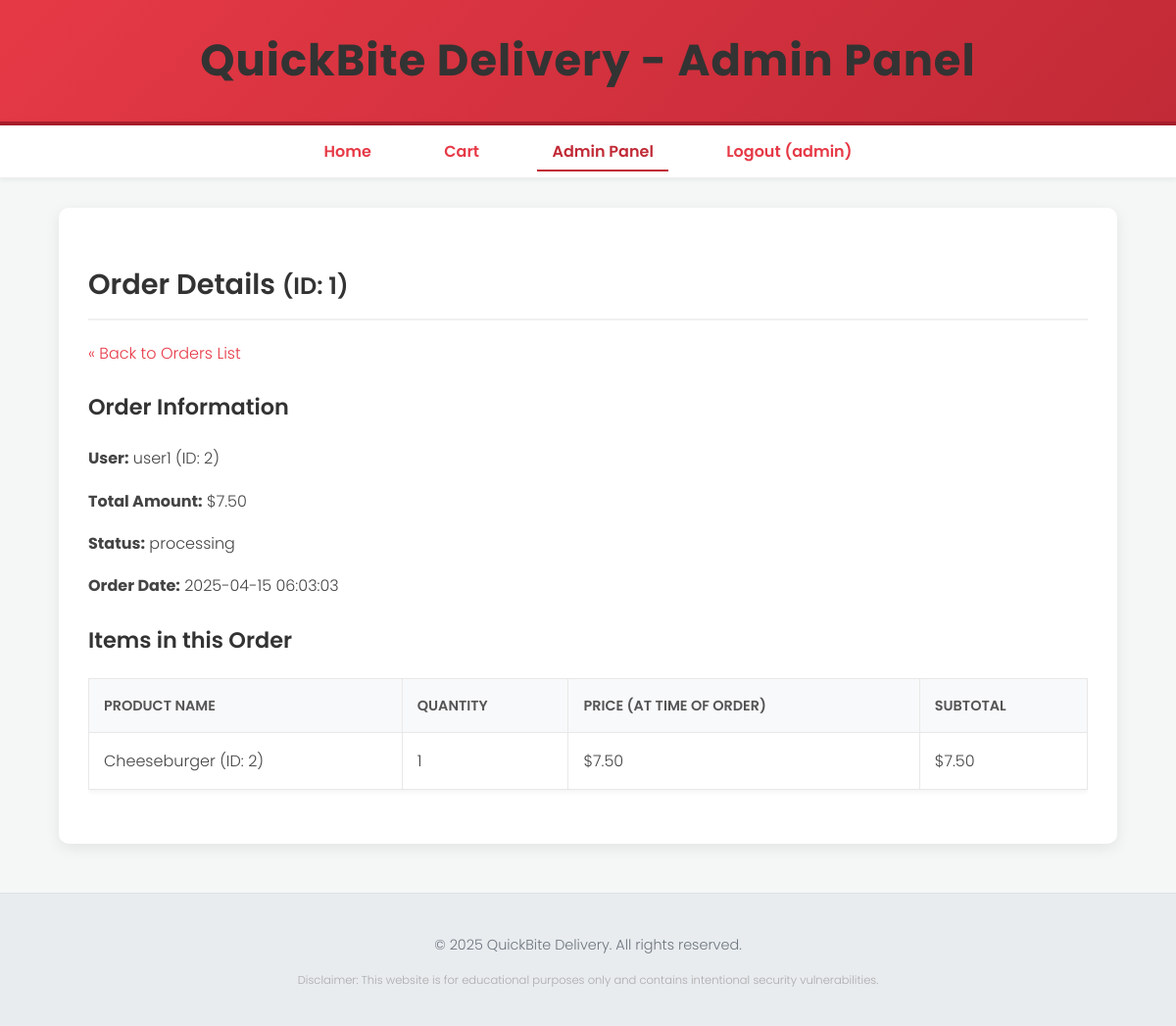
The app's page /admin_order_details.php?order_id=1 (signed in) with its own data.
### tables this page shows
CREATE TABLE orders (
        id INTEGER PRIMARY KEY AUTOINCREMENT,
        user_id INTEGER,
        total_amount REAL NOT NULL,
        status TEXT DEFAULT 'pending',
        order_date TIMESTAMP DEFAULT CURRENT_TIMESTAMP,
        FOREIGN KEY (user_id) REFERENCES users(id)
    );

CREATE TABLE users (
        id INTEGER PRIMARY KEY AUTOINCREMENT,
        username TEXT UNIQUE NOT NULL,
        password TEXT NOT NULL,
        role TEXT DEFAULT 'user' NOT NULL
    );

CREATE TABLE order_items (
        id INTEGER PRIMARY KEY AUTOINCREMENT,
        order_id INTEGER,
        product_id INTEGER,
        quantity INTEGER,
        price REAL,
        FOREIGN KEY (order_id) REFERENCES orders(id),
        FOREIGN KEY (product_id) REFERENCES products(id)
    );

CREATE TABLE products (
        id INTEGER PRIMARY KEY AUTOINCREMENT,
        name TEXT NOT NULL,
        description TEXT,
        price REAL NOT NULL,
        image TEXT
    );

### admin_order_details.php (the view, shortened to what this page needs)
<?php
require_once 'includes/db.php';
$error_message = '';
$order_id = $_GET['order_id'] ?? null;
try {
    $order_stmt = $db->prepare("SELECT o.*, u.username FROM orders o JOIN users u ON o.user_id = u.id WHERE o.id = ?");
    $order_stmt->execute([$order_id]);
    $order = $order_stmt->fetch(PDO::FETCH_ASSOC);
    $items_stmt = $db->prepare("
        SELECT oi.*, p.name as product_name
        FROM order_items oi
        JOIN products p ON oi.product_id = p.id
        WHERE oi.order_id = ?
    ");
    $items_stmt->execute([$order_id]);
    $order_items = $items_stmt->fetchAll(PDO::FETCH_ASSOC);
} catch (PDOException $e) {
    $error_message = "Error fetching order details: " . $e->getMessage();
    $order = null;
    $order_items = [];
}
?>
<!DOCTYPE html>
<html lang="en">
<head>
    <link rel="stylesheet" href="css/style.css">
</head>
<body>
    <header>
        <h1>QuickBite Delivery - Admin Panel</h1>
    </header>
    <nav>
        <ul>
            <li><a href="index.php">Home</a></li>
            <li><a href="cart.php">Cart</a></li>
            <li><a href="admin.php" class="active">Admin Panel</a></li>
            <li><a href="logout.php">Logout (<?php echo htmlspecialchars($_SESSION['username']); ?>)</a></li>
        </ul>
    </nav>
    <div class="container">
        <h2>Order Details <small>(ID: <?php echo htmlspecialchars($order_id); ?>)</small></h2>
        <p><a href="admin.php">&laquo; Back to Orders List</a></p>
        <?php if ($order): ?>
            <h3>Order Information</h3>
            <p><strong>User:</strong> <?php echo htmlspecialchars($order['username']); ?> (ID: <?php echo $order['user_id']; ?>)</p>
            <p><strong>Total Amount:</strong> $<?php echo number_format($order['total_amount'], 2); ?></p>
            <p><strong>Status:</strong> <?php echo htmlspecialchars($order['status']); ?></p>
            <p><strong>Order Date:</strong> <?php echo htmlspecialchars($order['order_date']); ?></p>
            <h3>Items in this Order</h3>
            <?php if (empty($order_items)): ?>
                <p>No items found for this order (this might indicate an error).</p>
            <?php else: ?>
                <div class="table-responsive">
                    <table>
                        <thead>
                            <tr>
                                <th>Product Name</th>
                                <th>Quantity</th>
                                <th>Price (at time of order)</th>
                                <th>Subtotal</th>
                            </tr>
                        </thead>
                        <tbody>
                            <?php foreach ($order_items as $item): ?>
                                <tr>
                                    <td><?php echo htmlspecialchars($item['product_name']); ?> (ID: <?php echo $item['product_id']; ?>)</td>
                                    <td><?php echo htmlspecialchars($item['quantity']); ?></td>
                                    <td>$<?php echo number_format($item['price'], 2); ?></td>
                                    <td>$<?php echo number_format($item['price'] * $item['quantity'], 2); ?></td>
                                </tr>
                            <?php endforeach; ?>
                        </tbody>
                    </table>
                </div>
            <?php endif; ?>
         <?php elseif(!$error_message): ?>
             <p>Order not found.</p>
        <?php endif; ?>
    </div>
    <footer>
        <p>&copy; <?php echo date('Y'); ?> QuickBite Delivery. All rights reserved.</p>
         <p style="font-size: 0.8em; color: #aaa;">Disclaimer: This website is for educational purposes only and contains intentional security vulnerabilities.</p>
    </footer>
</body>
</html>

### css/style.css (style rules this page uses)
body { font-family: 'Poppins', sans-serif; margin: 0; padding: 0; background-color: #f4f7f6; color: #444; line-height: 1.7; font-weight: 300; }
.container { width: 85%; max-width: 1200px; margin: 30px auto; padding: 30px; background-color: #fff; box-shadow: 0 4px 15px rgba(0, 0, 0, 0.08); border-radius: 10px; }
header { background: linear-gradient(135deg, #e63946, #c12a36); color: #fff; padding: 1.5rem 0; text-align: center; margin-bottom: 0; border-bottom: 4px solid #a71d2a; }
header h1 { margin: 0; font-size: 2.8em; font-weight: 700; letter-spacing: 1px; }
nav { background-color: #fff; padding: 0.8rem 0; text-align: center; margin-bottom: 30px; box-shadow: 0 2px 5px rgba(0,0,0,0.05); border-bottom: 1px solid #eee; }
nav ul { list-style: none; padding: 0; margin: 0; }
nav ul li { display: inline-block; margin: 0 20px; }
nav ul li a { color: #e63946; text-decoration: none; font-weight: 600; padding: 8px 15px; transition: all 0.3s ease; border-radius: 5px; position: relative; }
nav ul li a::after { content: ''; position: absolute; width: 0; height: 2px; display: block; margin-top: 5px; right: 0; background: #e63946; transition: width 0.3s ease; -webkit-transition: width 0.3s ease; }
nav ul li a:hover::after, nav ul li a.active::after { width: 100%; left: 0; background-color: #c12a36; }
nav ul li a:hover, nav ul li a.active { color: #c12a36; }
h1, h2, h3 { color: #333; margin-bottom: 20px; font-weight: 600; }
h2 { font-size: 1.8em; border-bottom: 2px solid #f0f0f0; padding-bottom: 10px; }
h3 { font-size: 1.4em; }
a { color: #e63946; text-decoration: none; transition: color 0.3s ease; }
table { width: 100%; border-collapse: collapse; margin-bottom: 25px; background-color: #fff; box-shadow: 0 2px 5px rgba(0,0,0,0.05); }
table th, table td { border: 1px solid #e8e8e8; padding: 15px; text-align: left; vertical-align: middle; }
table th { background-color: #f8f9fa; font-weight: 600; color: #555; font-size: 0.9em; text-transform: uppercase; }
footer { text-align: center; margin-top: 50px; padding: 25px; background-color: #e9ecef; color: #6c757d; font-size: 0.9em; border-top: 1px solid #dee2e6; }
.table-responsive { display: block; width: 100%; overflow-x: auto; -webkit-overflow-scrolling: touch; }

### records on screen
orders: user.username "user1", user "2", total_amount "7.50", status "processing", order_date "2025-04-15 06:03:03"
order_items: product.name "Cheeseburger", product "2", quantity "1", price "7.50", $item['price'] * $item['quantity'] "7.50"

### other values on screen
$_SESSION['username'] "admin"
$order_id "1"
